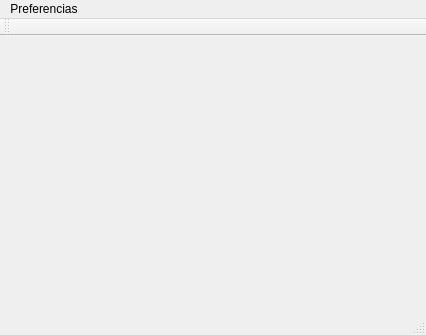
<?xml version="1.0" encoding="UTF-8"?>
<ui version="4.0">
 <class>MainWindow</class>
 <widget class="QMainWindow" name="MainWindow">
  <property name="geometry">
   <rect>
    <x>0</x>
    <y>0</y>
    <width>426</width>
    <height>335</height>
   </rect>
  </property>
  <property name="windowTitle">
   <string>MainWindow</string>
  </property>
  <widget class="QWidget" name="centralWidget"/>
  <widget class="QMenuBar" name="menuBar">
   <property name="geometry">
    <rect>
     <x>0</x>
     <y>0</y>
     <width>426</width>
     <height>21</height>
    </rect>
   </property>
   <widget class="QMenu" name="menuPreferencias">
    <property name="title">
     <string>Preferencias</string>
    </property>
    <addaction name="actionOpciones_avanzadas"/>
   </widget>
   <addaction name="menuPreferencias"/>
  </widget>
  <widget class="QToolBar" name="mainToolBar">
   <attribute name="toolBarArea">
    <enum>TopToolBarArea</enum>
   </attribute>
   <attribute name="toolBarBreak">
    <bool>false</bool>
   </attribute>
  </widget>
  <widget class="QStatusBar" name="statusBar"/>
  <action name="actionOpciones_avanzadas">
   <property name="text">
    <string>Opciones avanzadas</string>
   </property>
  </action>
 </widget>
 <layoutdefault spacing="6" margin="11"/>
 <resources/>
 <connections/>
</ui>
